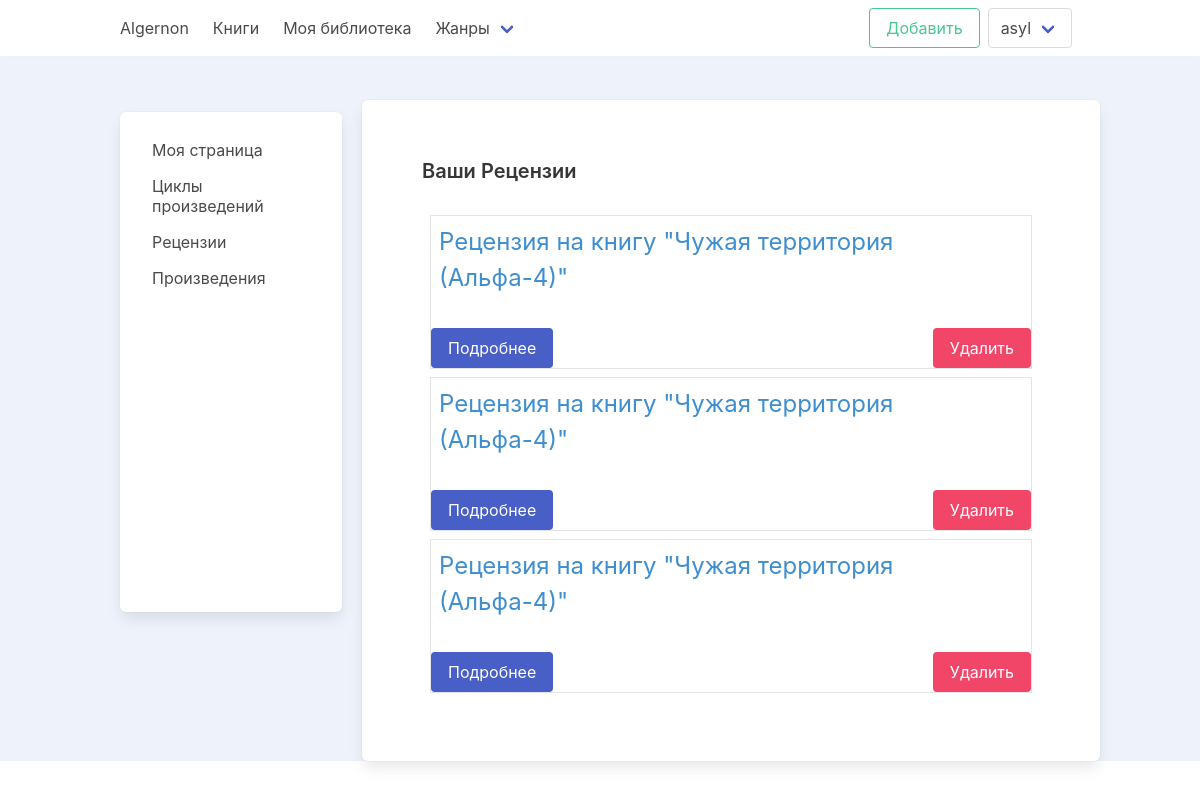
The app's page /my-reviews/ (signed in), older data.
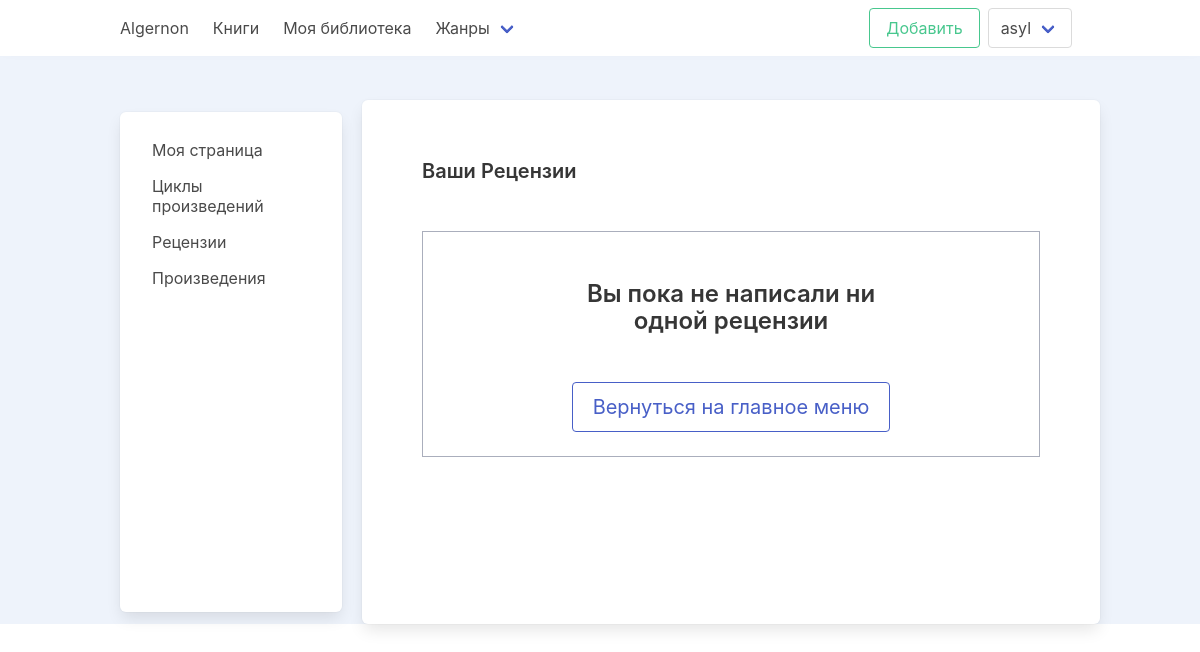
The same page, newer data.
### reviews/models.py (models this page shows, shortened)
class Review(models.Model):
    book = models.ForeignKey(
        Book,
        on_delete=models.CASCADE,
        related_name='reviews'
    )
    author = models.ForeignKey(
        settings.AUTH_USER_MODEL,
        on_delete=models.CASCADE,
        related_name='author_reviews'
    )
    content = QuillField()
    created_at = models.DateTimeField(auto_now_add=True)
    def get_absolute_url(self):
        return reverse('reviews:review_detail', args=[self.book.id, self.id])

### books/models.py (models this page shows, shortened)
class Book(models.Model):
    BOOK_CHOICES = (
        ("A", _("All")),
        ("O", _("Only friends")),
        ("N", _("Nobody"))
    )
    STATUS_CHOICES = (
        ("F", _("Finished")),
        ("D", _("Draft")),
        ("N", _("Not finished"))
    )
    author = models.ForeignKey(
        settings.AUTH_USER_MODEL,
        on_delete=models.CASCADE,
        related_name="books",
        verbose_name=_("Author")
    )
    cover = models.ImageField(upload_to="images/%Y-%m-%d/", default='images/no-image.jpg')
    title = models.CharField(max_length=150, unique=True, verbose_name=_("Book Name"))
    type = models.ForeignKey(
        Type,
        on_delete=models.SET_NULL,
        null=True,
        related_name="books",
        verbose_name=_("Book Type")
    )
    genre = models.ForeignKey(
        Genre,
        on_delete=models.SET_NULL,
        null=True,
        blank=True,
        related_name="books",
        verbose_name=_("Genre of the book")
    )
    cycle = models.ForeignKey(
        Cycle,
        on_delete=models.SET_NULL,
        null=True,
        blank=True,
        related_name="books",
        verbose_name=_("Book Cycle")
    )
    description = models.TextField(max_length=1000, null=True, blank=True)
    remark = models.TextField(max_length=1000, null=True, blank=True)
    status = models.CharField(max_length=2, choices=STATUS_CHOICES, default="N")
    is_introductory = models.BooleanField(default=False)
    is_eighteen_plus = models.BooleanField(default=False)
    is_published = models.BooleanField(default=False)
    can_comment = models.CharField(max_length=2, choices=BOOK_CHOICES, default="N")
    can_read = models.CharField(max_length=2, choices=BOOK_CHOICES, default="N")
    can_download = models.CharField(max_length=2, choices=BOOK_CHOICES, default="N")
    views = models.PositiveIntegerField(default=0)
    created_at = models.DateTimeField(auto_now_add=True)
    updated_at = models.DateTimeField(auto_now=True)
    class Meta:
        verbose_name = _("Book Info")
        verbose_name_plural = _("Books Info")

### reviews/views.py (the view)
# urls.py: path('my-reviews/', views.account_review_list, name='account_reviews'),
@login_required
def account_review_list(request):
    if request.method == 'GET':
        reviews = Review.objects.filter(author=request.user)
        context = {
            'reviews': reviews
        }
        return render(request, 'reviews/account_review_list.html', context)

### account/models.py (called while the page is built)
    def get_absolute_url(self):
        return reverse('account:profile', args=[self.slug])

    def get_account_lib_url(self):
        return reverse('account:library', args=[self.slug])

### books/custom_context_processor.py (called while the page is built)
def genre_list(request):
    return {
        'genres': Genre.objects.all()
    }

### books/models.py (called while the page is built)
    def get_absolute_url(self):
        return reverse('books:books_by_genre', args=[self.slug])

### templates/reviews/account_review_list.html (shortened to what this page needs)
{% extends 'profile_base.html' %}
{% load static %}
{% block content %}
    <section class="section">
        <div class="columns">
            <div class="column is-4"><h1 class="title is-5">Ваши Рецензии</h1></div>
        </div>
        <div class="columns">
            <div class="column">
                {% for review in reviews %}
                    <div class="block is-border-light-gray m-2" id="review_{{ review.id }}">
                        <div class="field p-2">
                            <a href="{{review.get_absolute_url}}"
                               class="is-size-4 has-text-info">Рецензия на книгу "{{ review.book.title }}"</a>
                        </div>
                        <div class="field is-grouped mt-5 is-flex is-justify-content-space-between">
                            <p class="control is-pulled-left">
                                <a href="{{review.get_absolute_url}}" class="button is-link">
                                    Подробнее
                                </a>
                            </p>
                            <p class="control is-pulled-right">
                                <button type="button" data-url="{% url 'reviews:delete_review' review.id %}"
                                        class="button is-danger delete-review-button" >
                                    Удалить
                                </button>
                            </p>
                        </div>
                    </div>
                {% empty %}
                    <div class="block mt-5" style="border: 1px solid var(--gray-light-1)">
                        <div class="columns is-centered">
                            <div class="column is-8">
                                <div class="block p-5 has-text-centered">
                                    <h4 class="title is-4 p-5">Вы пока не написали ни одной рецензии</h4>
                                    <a class="button is-link is-outlined is-medium" href="/">Вернуться на главное меню</a>
                                </div>
                            </div>
                        </div>
                    </div>
                {% endfor %}
            </div>
        </div>
    </section>
{% endblock content %}

Row changes from the older to the newer data that the page shows:
removed Review: book "Чужая территория (Альфа-4)"
removed Review: book "Чужая территория (Альфа-4)"
removed Review: book "Чужая территория (Альфа-4)"
Text that changed along with them:
text now shown: "Вы пока не написали ни одной рецензии Вернуться на главное меню"
